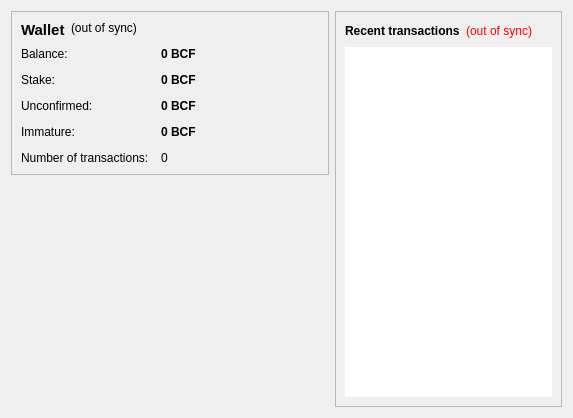
<?xml version="1.0" encoding="UTF-8"?>
<ui version="4.0">
 <class>OverviewPage</class>
 <widget class="QWidget" name="OverviewPage">
  <property name="geometry">
   <rect>
    <x>0</x>
    <y>0</y>
    <width>573</width>
    <height>418</height>
   </rect>
  </property>
  <property name="windowTitle">
   <string>Form</string>
  </property>
  <property name="autoFillBackground">
   <bool>false</bool>
  </property>
  <layout class="QHBoxLayout" name="horizontalLayout" stretch="1,1">
   <item>
    <layout class="QVBoxLayout" name="verticalLayout_2">
     <item>
      <widget class="QFrame" name="frame">
       <property name="frameShape">
        <enum>QFrame::StyledPanel</enum>
       </property>
       <property name="frameShadow">
        <enum>QFrame::Raised</enum>
       </property>
       <layout class="QVBoxLayout" name="verticalLayout_4">
        <item>
         <layout class="QHBoxLayout" name="horizontalLayout_4">
          <item>
           <widget class="QLabel" name="label_5">
            <property name="font">
             <font>
              <pointsize>11</pointsize>
              <weight>75</weight>
              <bold>true</bold>
             </font>
            </property>
            <property name="text">
             <string>Wallet</string>
            </property>
            <property name="alignment">
             <set>Qt::AlignLeading|Qt::AlignLeft|Qt::AlignTop</set>
            </property>
           </widget>
          </item>
          <item>
           <widget class="QLabel" name="labelWalletStatus">
            <property name="toolTip">
             <string>The displayed information may be out of date. Your wallet automatically synchronizes with the BitcoinFast network after a connection is established, but this process has not completed yet.</string>
            </property>
            <property name="text">
             <string notr="true">(out of sync)</string>
            </property>
            <property name="alignment">
             <set>Qt::AlignLeading|Qt::AlignLeft|Qt::AlignTop</set>
            </property>
           </widget>
          </item>
          <item>
           <spacer name="horizontalSpacer_2">
            <property name="orientation">
             <enum>Qt::Horizontal</enum>
            </property>
            <property name="sizeHint" stdset="0">
             <size>
              <width>40</width>
              <height>20</height>
             </size>
            </property>
           </spacer>
          </item>
         </layout>
        </item>
        <item>
         <layout class="QFormLayout" name="formLayout_2">
          <property name="fieldGrowthPolicy">
           <enum>QFormLayout::AllNonFixedFieldsGrow</enum>
          </property>
          <property name="labelAlignment">
           <set>Qt::AlignLeading|Qt::AlignLeft|Qt::AlignTop</set>
          </property>
          <property name="horizontalSpacing">
           <number>12</number>
          </property>
          <property name="verticalSpacing">
           <number>12</number>
          </property>
          <item row="0" column="0">
           <widget class="QLabel" name="label">
            <property name="styleSheet">
             <string notr="true"/>
            </property>
            <property name="text">
             <string>Balance:</string>
            </property>
           </widget>
          </item>
          <item row="0" column="1">
           <widget class="QLabel" name="labelBalance">
            <property name="font">
             <font>
              <weight>75</weight>
              <bold>true</bold>
             </font>
            </property>
            <property name="cursor">
             <cursorShape>IBeamCursor</cursorShape>
            </property>
            <property name="toolTip">
             <string>Your current balance</string>
            </property>
            <property name="text">
             <string notr="true">0 BCF</string>
            </property>
            <property name="textInteractionFlags">
             <set>Qt::LinksAccessibleByMouse|Qt::TextSelectableByKeyboard|Qt::TextSelectableByMouse</set>
            </property>
           </widget>
          </item>
          <item row="1" column="0">
           <widget class="QLabel" name="label_6">
            <property name="text">
             <string>Stake:</string>
            </property>
           </widget>
          </item>
          <item row="1" column="1">
           <widget class="QLabel" name="labelStake">
            <property name="font">
             <font>
              <weight>75</weight>
              <bold>true</bold>
             </font>
            </property>
            <property name="cursor">
             <cursorShape>IBeamCursor</cursorShape>
            </property>
            <property name="toolTip">
             <string>Total of coins that was staked, and do not yet count toward the current balance</string>
            </property>
            <property name="text">
             <string notr="true">0 BCF</string>
            </property>
            <property name="textInteractionFlags">
             <set>Qt::LinksAccessibleByMouse|Qt::TextSelectableByKeyboard|Qt::TextSelectableByMouse</set>
            </property>
           </widget>
          </item>
          <item row="2" column="0">
           <widget class="QLabel" name="label_3">
            <property name="text">
             <string>Unconfirmed:</string>
            </property>
           </widget>
          </item>
          <item row="2" column="1">
           <widget class="QLabel" name="labelUnconfirmed">
            <property name="font">
             <font>
              <weight>75</weight>
              <bold>true</bold>
             </font>
            </property>
            <property name="cursor">
             <cursorShape>IBeamCursor</cursorShape>
            </property>
            <property name="toolTip">
             <string>Total of transactions that have yet to be confirmed, and do not yet count toward the current balance</string>
            </property>
            <property name="text">
             <string notr="true">0 BCF</string>
            </property>
            <property name="textInteractionFlags">
             <set>Qt::LinksAccessibleByMouse|Qt::TextSelectableByKeyboard|Qt::TextSelectableByMouse</set>
            </property>
           </widget>
          </item>
          <item row="3" column="0">
           <widget class="QLabel" name="labelImmatureText">
            <property name="text">
             <string>Immature:</string>
            </property>
           </widget>
          </item>
          <item row="3" column="1">
           <widget class="QLabel" name="labelImmature">
            <property name="font">
             <font>
              <weight>75</weight>
              <bold>true</bold>
             </font>
            </property>
            <property name="toolTip">
             <string>Mined balance that has not yet matured</string>
            </property>
            <property name="text">
             <string notr="true">0 BCF</string>
            </property>
            <property name="textInteractionFlags">
             <set>Qt::LinksAccessibleByMouse|Qt::TextSelectableByKeyboard|Qt::TextSelectableByMouse</set>
            </property>
           </widget>
          </item>
          <item row="4" column="0">
           <widget class="QLabel" name="label_2">
            <property name="text">
             <string>Number of transactions:</string>
            </property>
           </widget>
          </item>
          <item row="4" column="1">
           <widget class="QLabel" name="labelNumTransactions">
            <property name="toolTip">
             <string>Total number of transactions in wallet</string>
            </property>
            <property name="text">
             <string notr="true">0</string>
            </property>
           </widget>
          </item>
         </layout>
        </item>
       </layout>
      </widget>
     </item>
     <item>
      <widget class="QWidget" name="widget" native="true">
       <layout class="QVBoxLayout" name="verticalLayout_6">
        <item>
         <spacer name="verticalSpacer">
          <property name="orientation">
           <enum>Qt::Vertical</enum>
          </property>
          <property name="sizeHint" stdset="0">
           <size>
            <width>20</width>
            <height>40</height>
           </size>
          </property>
         </spacer>
        </item>
        <item>
         <layout class="QHBoxLayout" name="horizontalLayout_3">
          <item>
           <spacer name="horizontalSpacer_3">
            <property name="orientation">
             <enum>Qt::Horizontal</enum>
            </property>
            <property name="sizeHint" stdset="0">
             <size>
              <width>40</width>
              <height>20</height>
             </size>
            </property>
           </spacer>
          </item>
          <item>
           <widget class="QPushButton" name="HomeButton">
            <property name="toolTip">
             <string> Click to go to BitcoinFast Home page. </string>
            </property>
            <property name="minimumSize">
             <size>
              <width>300</width>
              <height>200</height>
             </size>
            </property>
            <property name="maximumSize">
             <size>
              <width>300</width>
              <height>200</height>
             </size>
            </property>
            <property name="cursor">
             <cursorShape>PointingHandCursor</cursorShape>
            </property>
            <property name="text">
             <string/>
            </property>
            <property name="icon">
             <iconset resource="../bitcoin.qrc">
              <normaloff>:/images/backg</normaloff>:/images/backg</iconset>
            </property>
            <property name="iconSize">
             <size>
              <width>300</width>
              <height>200</height>
             </size>
            </property>
            <property name="flat">
             <bool>true</bool>
            </property>
           </widget>
          </item>
          <item>
           <spacer name="horizontalSpacer_4">
            <property name="orientation">
             <enum>Qt::Horizontal</enum>
            </property>
            <property name="sizeHint" stdset="0">
             <size>
              <width>40</width>
              <height>20</height>
             </size>
            </property>
           </spacer>
          </item>
         </layout>
        </item>
        <item>
         <spacer name="verticalSpacer_2">
          <property name="orientation">
           <enum>Qt::Vertical</enum>
          </property>
          <property name="sizeHint" stdset="0">
           <size>
            <width>20</width>
            <height>40</height>
           </size>
          </property>
         </spacer>
        </item>
       </layout>
      </widget>
     </item>
    </layout>
   </item>
   <item>
    <layout class="QVBoxLayout" name="verticalLayout_3">
     <item>
      <widget class="QFrame" name="frame_2">
       <property name="frameShape">
        <enum>QFrame::StyledPanel</enum>
       </property>
       <property name="frameShadow">
        <enum>QFrame::Raised</enum>
       </property>
       <layout class="QVBoxLayout" name="verticalLayout">
        <item>
         <layout class="QHBoxLayout" name="horizontalLayout_2">
          <item>
           <widget class="QLabel" name="label_4">
            <property name="text">
             <string>&lt;b&gt;Recent transactions&lt;/b&gt;</string>
            </property>
           </widget>
          </item>
          <item>
           <widget class="QLabel" name="labelTransactionsStatus">
            <property name="toolTip">
             <string>The displayed information may be out of date. Your wallet automatically synchronizes with the BitcoinFast network after a connection is established, but this process has not completed yet.</string>
            </property>
            <property name="styleSheet">
             <string notr="true">QLabel { color: red; }</string>
            </property>
            <property name="text">
             <string notr="true">(out of sync)</string>
            </property>
            <property name="alignment">
             <set>Qt::AlignRight|Qt::AlignTrailing|Qt::AlignVCenter</set>
            </property>
           </widget>
          </item>
          <item>
           <spacer name="horizontalSpacer">
            <property name="orientation">
             <enum>Qt::Horizontal</enum>
            </property>
            <property name="sizeHint" stdset="0">
             <size>
              <width>40</width>
              <height>20</height>
             </size>
            </property>
           </spacer>
          </item>
         </layout>
        </item>
        <item>
         <widget class="QListView" name="listTransactions">
          <property name="styleSheet">
           <string notr="true">QMenu{background-color:rgb(255,233,142); color:black; border: 2px solid darkgrey};
</string>
          </property>
          <property name="frameShape">
           <enum>QFrame::NoFrame</enum>
          </property>
          <property name="verticalScrollBarPolicy">
           <enum>Qt::ScrollBarAlwaysOff</enum>
          </property>
          <property name="horizontalScrollBarPolicy">
           <enum>Qt::ScrollBarAlwaysOff</enum>
          </property>
          <property name="selectionMode">
           <enum>QAbstractItemView::NoSelection</enum>
          </property>
         </widget>
        </item>
       </layout>
      </widget>
     </item>
    </layout>
   </item>
  </layout>
 </widget>
 <resources>
  <include location="../bitcoin.qrc"/>
 </resources>
 <connections/>
</ui>
